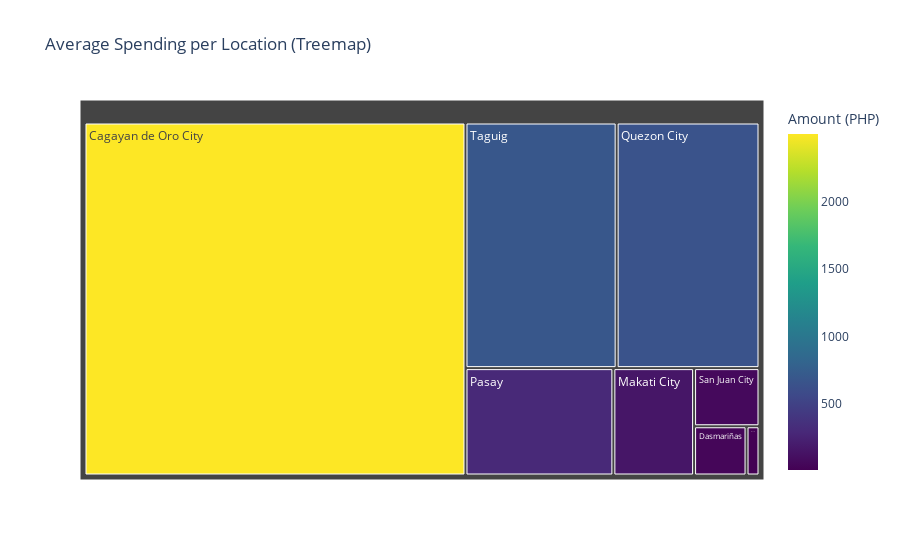

Notebook cell for this chart:
### Code cell
#Average Spending per location

# Calculate average spending per location
average_spending_per_location = df.groupby('Location')['Amount (PHP)'].mean()

# Calculate average spending per location
average_spending_per_location = df.groupby('Location')['Amount (PHP)'].mean().reset_index()

# Create the Treemap Visualization

# Sort the data by the average amount in descending order
average_spending_per_location = average_spending_per_location.sort_values(by='Amount (PHP)', ascending=False)

# Create the treemap visualization using Plotly Express
fig = px.treemap(average_spending_per_location, path=['Location'], values='Amount (PHP)', color='Amount (PHP)',
                 color_continuous_scale='Viridis', title='Average Spending per Location (Treemap)')

# Show the plot
fig.show()

### Figure 1 — Plotly figure (JSON) as saved in the notebook; plotly's stock layout.template omitted (floating-point values rounded to 4 significant figures)
{"data": [{"branchvalues": "total", "customdata": [[2499.0], [48], [161.1], [11.86], [295.1], [652.0], [70.67], [690]], "domain": {"x": [0, 1], "y": [0, 1]}, "hovertemplate": "labels=%{label}<br>Amount (PHP)_sum=%{value}<br>parent=%{parent}<br>id=%{id}<br>Amount (PHP)=%{color}<extra></extra>", "ids": ["Cagayan de Oro City", "Dasmariñas", "Makati City", "Manila", "Pasay", "Quezon City", "San Juan City", "Taguig"], "labels": ["Cagayan de Oro City", "Dasmariñas", "Makati City", "Manila", "Pasay", "Quezon City", "San Juan City", "Taguig"], "marker": {"coloraxis": "coloraxis", "colors": [2499.0, 48, 161.1, 11.86, 295.1, 652.0, 70.67, 690]}, "name": "", "parents": ["", "", "", "", "", "", "", ""], "type": "treemap", "values": [2499.0, 48, 161.1, 11.86, 295.1, 652.0, 70.67, 690]}], "layout": {"coloraxis": {"colorbar": {"title": {"text": "Amount (PHP)"}}, "colorscale": [[0, "#440154"], [0.1111, "#482878"], [0.2222, "#3e4989"], [0.3333, "#31688e"], [0.4444, "#26828e"], [0.5556, "#1f9e89"], [0.6667, "#35b779"], [0.7778, "#6ece58"], [0.8889, "#b5de2b"], [1, "#fde725"]]}, "legend": {"tracegroupgap": 0}, "title": {"text": "Average Spending per Location (Treemap)"}}}
